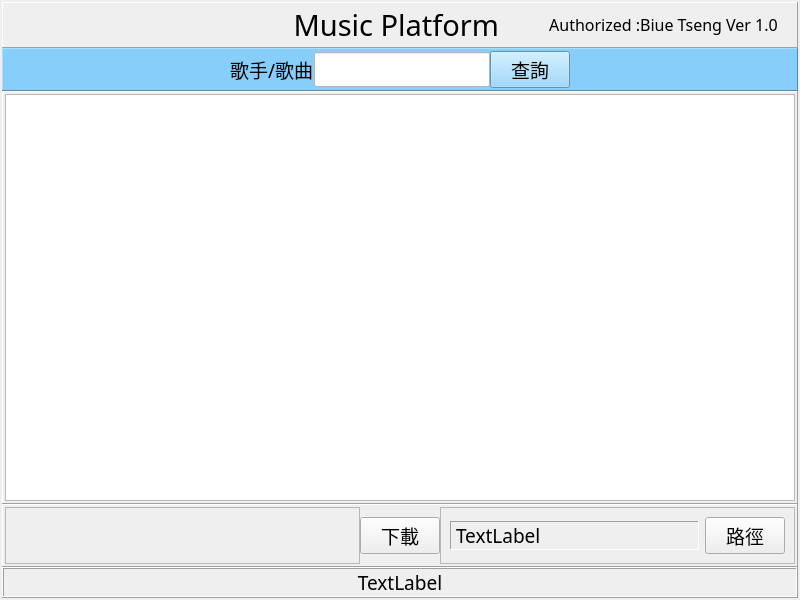
<?xml version="1.0" encoding="UTF-8"?>
<ui version="4.0">
 <class>MainWindow</class>
 <widget class="QMainWindow" name="MainWindow">
  <property name="geometry">
   <rect>
    <x>0</x>
    <y>0</y>
    <width>800</width>
    <height>600</height>
   </rect>
  </property>
  <property name="windowTitle">
   <string>MainWindow</string>
  </property>
  <widget class="QWidget" name="centralwidget">
   <layout class="QVBoxLayout" name="verticalLayout">
    <property name="spacing">
     <number>0</number>
    </property>
    <property name="leftMargin">
     <number>2</number>
    </property>
    <property name="topMargin">
     <number>2</number>
    </property>
    <property name="rightMargin">
     <number>2</number>
    </property>
    <property name="bottomMargin">
     <number>2</number>
    </property>
    <item>
     <widget class="QFrame" name="frame_5">
      <property name="sizePolicy">
       <sizepolicy hsizetype="Preferred" vsizetype="Fixed">
        <horstretch>0</horstretch>
        <verstretch>0</verstretch>
       </sizepolicy>
      </property>
      <property name="frameShape">
       <enum>QFrame::Panel</enum>
      </property>
      <property name="frameShadow">
       <enum>QFrame::Raised</enum>
      </property>
      <layout class="QHBoxLayout" name="horizontalLayout">
       <property name="spacing">
        <number>0</number>
       </property>
       <property name="leftMargin">
        <number>2</number>
       </property>
       <property name="topMargin">
        <number>2</number>
       </property>
       <property name="rightMargin">
        <number>2</number>
       </property>
       <property name="bottomMargin">
        <number>2</number>
       </property>
       <item>
        <widget class="QFrame" name="frame_6">
         <property name="frameShape">
          <enum>QFrame::NoFrame</enum>
         </property>
         <property name="frameShadow">
          <enum>QFrame::Raised</enum>
         </property>
        </widget>
       </item>
       <item>
        <widget class="QLabel" name="label">
         <property name="sizePolicy">
          <sizepolicy hsizetype="Preferred" vsizetype="Fixed">
           <horstretch>0</horstretch>
           <verstretch>0</verstretch>
          </sizepolicy>
         </property>
         <property name="font">
          <font>
           <family>微軟正黑體</family>
           <pointsize>22</pointsize>
          </font>
         </property>
         <property name="frameShape">
          <enum>QFrame::NoFrame</enum>
         </property>
         <property name="frameShadow">
          <enum>QFrame::Raised</enum>
         </property>
         <property name="text">
          <string>Music Platform </string>
         </property>
         <property name="alignment">
          <set>Qt::AlignCenter</set>
         </property>
        </widget>
       </item>
       <item>
        <widget class="QLabel" name="label_2">
         <property name="sizePolicy">
          <sizepolicy hsizetype="Preferred" vsizetype="Fixed">
           <horstretch>0</horstretch>
           <verstretch>0</verstretch>
          </sizepolicy>
         </property>
         <property name="font">
          <font>
           <family>微軟正黑體</family>
           <pointsize>12</pointsize>
          </font>
         </property>
         <property name="frameShape">
          <enum>QFrame::NoFrame</enum>
         </property>
         <property name="frameShadow">
          <enum>QFrame::Sunken</enum>
         </property>
         <property name="text">
          <string>Authorized :Biue Tseng Ver 1.0</string>
         </property>
         <property name="alignment">
          <set>Qt::AlignBottom|Qt::AlignHCenter</set>
         </property>
        </widget>
       </item>
      </layout>
     </widget>
    </item>
    <item>
     <widget class="QFrame" name="frame_4">
      <property name="sizePolicy">
       <sizepolicy hsizetype="Preferred" vsizetype="Fixed">
        <horstretch>0</horstretch>
        <verstretch>0</verstretch>
       </sizepolicy>
      </property>
      <property name="styleSheet">
       <string notr="true">background :#87CEFA;</string>
      </property>
      <property name="frameShape">
       <enum>QFrame::Panel</enum>
      </property>
      <property name="frameShadow">
       <enum>QFrame::Raised</enum>
      </property>
      <layout class="QHBoxLayout" name="horizontalLayout_2">
       <property name="spacing">
        <number>0</number>
       </property>
       <property name="leftMargin">
        <number>2</number>
       </property>
       <property name="topMargin">
        <number>2</number>
       </property>
       <property name="rightMargin">
        <number>2</number>
       </property>
       <property name="bottomMargin">
        <number>2</number>
       </property>
       <item>
        <widget class="QFrame" name="frame_7">
         <property name="frameShape">
          <enum>QFrame::NoFrame</enum>
         </property>
         <property name="frameShadow">
          <enum>QFrame::Raised</enum>
         </property>
        </widget>
       </item>
       <item>
        <widget class="QLabel" name="label_3">
         <property name="sizePolicy">
          <sizepolicy hsizetype="Fixed" vsizetype="Fixed">
           <horstretch>0</horstretch>
           <verstretch>0</verstretch>
          </sizepolicy>
         </property>
         <property name="font">
          <font>
           <family>微軟正黑體</family>
           <pointsize>14</pointsize>
          </font>
         </property>
         <property name="text">
          <string>歌手/歌曲</string>
         </property>
        </widget>
       </item>
       <item>
        <widget class="QLineEdit" name="txtSong">
         <property name="sizePolicy">
          <sizepolicy hsizetype="Fixed" vsizetype="Fixed">
           <horstretch>0</horstretch>
           <verstretch>0</verstretch>
          </sizepolicy>
         </property>
         <property name="font">
          <font>
           <family>微軟正黑體</family>
           <pointsize>14</pointsize>
          </font>
         </property>
         <property name="styleSheet">
          <string notr="true">background-color:#FFFFFF;</string>
         </property>
        </widget>
       </item>
       <item>
        <widget class="QPushButton" name="btn_search">
         <property name="sizePolicy">
          <sizepolicy hsizetype="Fixed" vsizetype="Fixed">
           <horstretch>0</horstretch>
           <verstretch>0</verstretch>
          </sizepolicy>
         </property>
         <property name="font">
          <font>
           <family>微軟正黑體</family>
           <pointsize>14</pointsize>
          </font>
         </property>
         <property name="text">
          <string>查詢</string>
         </property>
        </widget>
       </item>
       <item>
        <widget class="QFrame" name="frame_8">
         <property name="frameShape">
          <enum>QFrame::NoFrame</enum>
         </property>
         <property name="frameShadow">
          <enum>QFrame::Raised</enum>
         </property>
        </widget>
       </item>
      </layout>
     </widget>
    </item>
    <item>
     <widget class="QFrame" name="frame_3">
      <property name="frameShape">
       <enum>QFrame::Panel</enum>
      </property>
      <property name="frameShadow">
       <enum>QFrame::Raised</enum>
      </property>
      <layout class="QHBoxLayout" name="horizontalLayout_3">
       <property name="spacing">
        <number>0</number>
       </property>
       <property name="leftMargin">
        <number>2</number>
       </property>
       <property name="topMargin">
        <number>2</number>
       </property>
       <property name="rightMargin">
        <number>2</number>
       </property>
       <property name="bottomMargin">
        <number>2</number>
       </property>
       <item>
        <widget class="QListWidget" name="lst_widgt">
         <property name="sizePolicy">
          <sizepolicy hsizetype="Expanding" vsizetype="Expanding">
           <horstretch>0</horstretch>
           <verstretch>0</verstretch>
          </sizepolicy>
         </property>
         <property name="font">
          <font>
           <family>微軟正黑體</family>
           <pointsize>11</pointsize>
          </font>
         </property>
        </widget>
       </item>
      </layout>
     </widget>
    </item>
    <item>
     <widget class="QFrame" name="frame">
      <property name="sizePolicy">
       <sizepolicy hsizetype="Preferred" vsizetype="Fixed">
        <horstretch>0</horstretch>
        <verstretch>0</verstretch>
       </sizepolicy>
      </property>
      <property name="frameShape">
       <enum>QFrame::Panel</enum>
      </property>
      <property name="frameShadow">
       <enum>QFrame::Raised</enum>
      </property>
      <layout class="QHBoxLayout" name="horizontalLayout_4">
       <property name="spacing">
        <number>0</number>
       </property>
       <property name="leftMargin">
        <number>2</number>
       </property>
       <property name="topMargin">
        <number>2</number>
       </property>
       <property name="rightMargin">
        <number>2</number>
       </property>
       <property name="bottomMargin">
        <number>2</number>
       </property>
       <item>
        <widget class="QFrame" name="frame_9">
         <property name="frameShape">
          <enum>QFrame::StyledPanel</enum>
         </property>
         <property name="frameShadow">
          <enum>QFrame::Raised</enum>
         </property>
        </widget>
       </item>
       <item>
        <widget class="QPushButton" name="btn_download">
         <property name="sizePolicy">
          <sizepolicy hsizetype="Fixed" vsizetype="Fixed">
           <horstretch>0</horstretch>
           <verstretch>0</verstretch>
          </sizepolicy>
         </property>
         <property name="font">
          <font>
           <family>微軟正黑體</family>
           <pointsize>14</pointsize>
          </font>
         </property>
         <property name="text">
          <string>下載</string>
         </property>
        </widget>
       </item>
       <item>
        <widget class="QFrame" name="frame_10">
         <property name="sizePolicy">
          <sizepolicy hsizetype="Preferred" vsizetype="Fixed">
           <horstretch>0</horstretch>
           <verstretch>0</verstretch>
          </sizepolicy>
         </property>
         <property name="font">
          <font>
           <pointsize>14</pointsize>
          </font>
         </property>
         <property name="frameShape">
          <enum>QFrame::StyledPanel</enum>
         </property>
         <property name="frameShadow">
          <enum>QFrame::Raised</enum>
         </property>
         <layout class="QHBoxLayout" name="horizontalLayout_5">
          <item>
           <widget class="QLabel" name="lbl_path">
            <property name="sizePolicy">
             <sizepolicy hsizetype="Preferred" vsizetype="Fixed">
              <horstretch>0</horstretch>
              <verstretch>0</verstretch>
             </sizepolicy>
            </property>
            <property name="font">
             <font>
              <family>微軟正黑體</family>
             </font>
            </property>
            <property name="frameShape">
             <enum>QFrame::Panel</enum>
            </property>
            <property name="frameShadow">
             <enum>QFrame::Sunken</enum>
            </property>
            <property name="text">
             <string>TextLabel</string>
            </property>
           </widget>
          </item>
          <item>
           <widget class="QPushButton" name="btn_path">
            <property name="sizePolicy">
             <sizepolicy hsizetype="Fixed" vsizetype="Fixed">
              <horstretch>0</horstretch>
              <verstretch>0</verstretch>
             </sizepolicy>
            </property>
            <property name="font">
             <font>
              <family>微軟正黑體</family>
             </font>
            </property>
            <property name="text">
             <string>路徑</string>
            </property>
           </widget>
          </item>
         </layout>
        </widget>
       </item>
      </layout>
     </widget>
    </item>
    <item>
     <widget class="QFrame" name="frame_2">
      <property name="sizePolicy">
       <sizepolicy hsizetype="Preferred" vsizetype="Fixed">
        <horstretch>0</horstretch>
        <verstretch>0</verstretch>
       </sizepolicy>
      </property>
      <property name="frameShape">
       <enum>QFrame::Panel</enum>
      </property>
      <property name="frameShadow">
       <enum>QFrame::Raised</enum>
      </property>
      <layout class="QHBoxLayout" name="horizontalLayout_6">
       <property name="spacing">
        <number>0</number>
       </property>
       <property name="leftMargin">
        <number>0</number>
       </property>
       <property name="topMargin">
        <number>0</number>
       </property>
       <property name="rightMargin">
        <number>0</number>
       </property>
       <property name="bottomMargin">
        <number>0</number>
       </property>
       <item>
        <widget class="QLabel" name="lbl_status">
         <property name="sizePolicy">
          <sizepolicy hsizetype="Preferred" vsizetype="Fixed">
           <horstretch>0</horstretch>
           <verstretch>0</verstretch>
          </sizepolicy>
         </property>
         <property name="font">
          <font>
           <family>微軟正黑體</family>
           <pointsize>14</pointsize>
          </font>
         </property>
         <property name="frameShape">
          <enum>QFrame::Panel</enum>
         </property>
         <property name="frameShadow">
          <enum>QFrame::Sunken</enum>
         </property>
         <property name="text">
          <string>TextLabel</string>
         </property>
         <property name="alignment">
          <set>Qt::AlignCenter</set>
         </property>
        </widget>
       </item>
      </layout>
     </widget>
    </item>
   </layout>
  </widget>
 </widget>
 <resources/>
 <connections/>
</ui>
